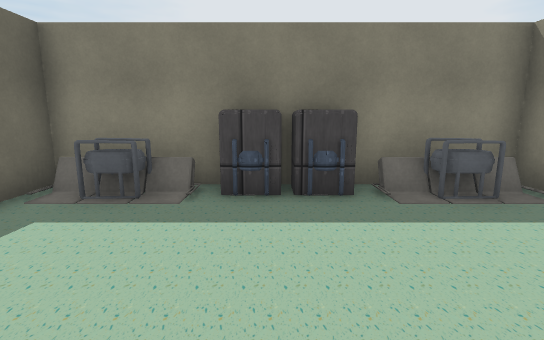
View 1 (above)

18 first-person views from a walk through a scene from a Unity 3-D project. The camera is 1.3 m above the floor, tilts 10° down and sees 85° across. The floor is counted in squares, 1 m on a side. Each view is taken from the middle of a square. On the plan, view 1 faces up. The plan holds only what a view shows up to about 14 squares ahead; the rest is blank. The player character is not drawn. Some animated figures are not drawn. Some surface patterns are stand-ins.

View 2
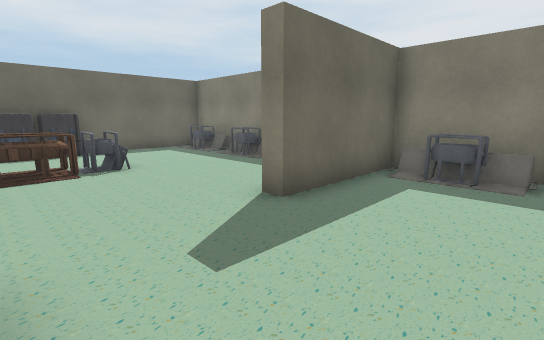

View 3
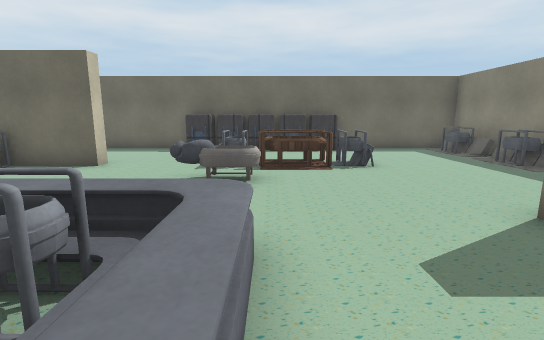

View 4
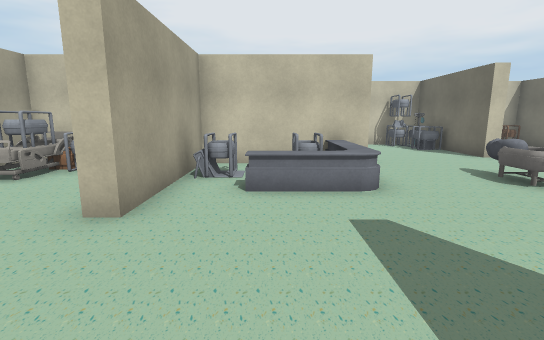

View 5
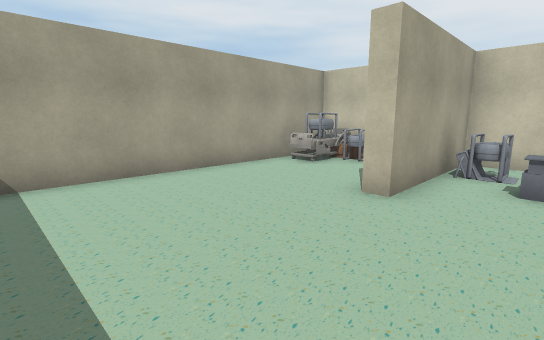

View 6
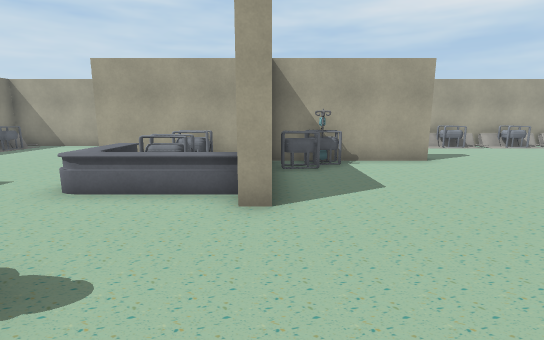

View 7
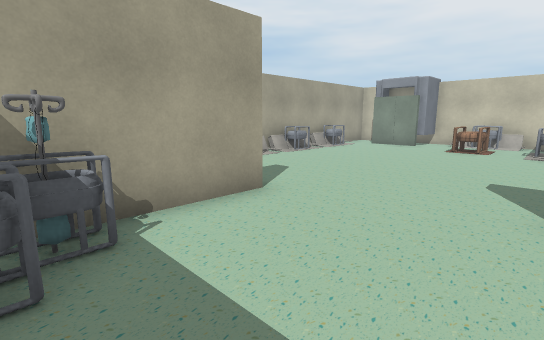

View 8
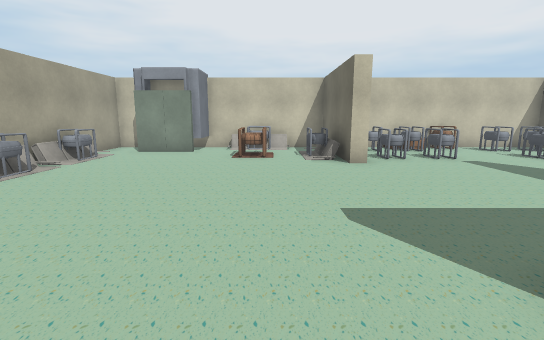

View 9
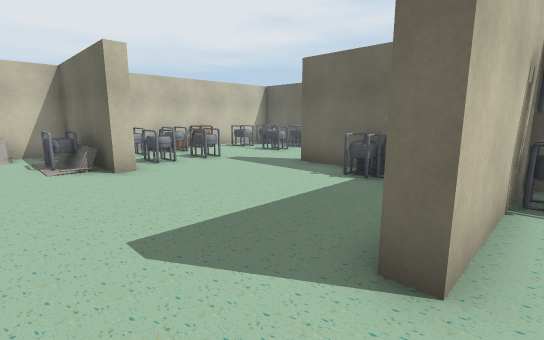

View 10
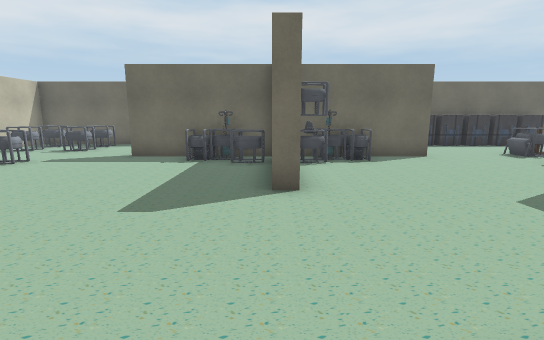

View 11
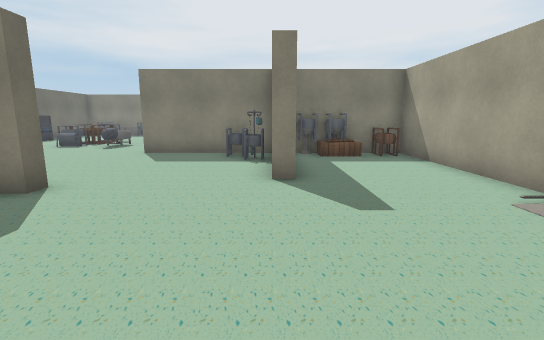

View 12
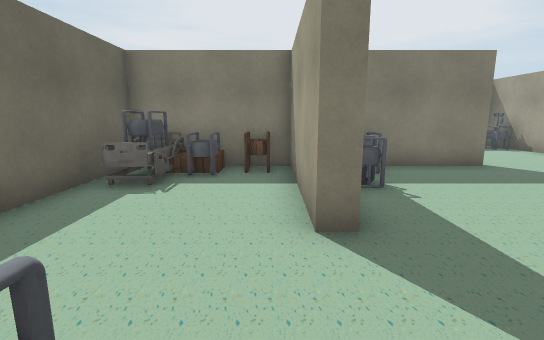

View 13
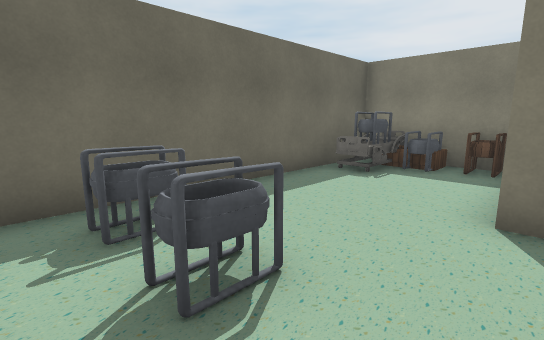

View 14
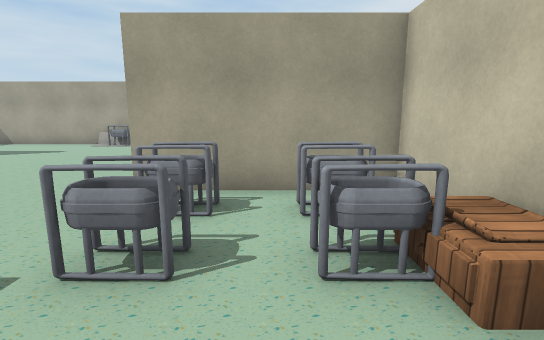

View 15
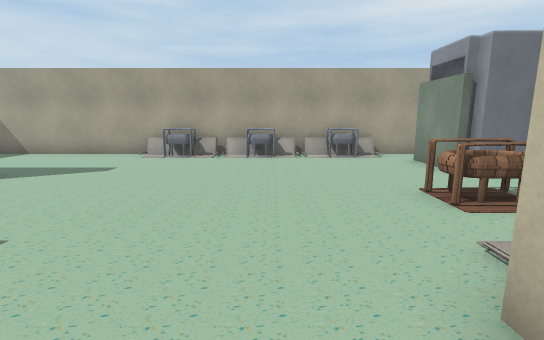

View 16
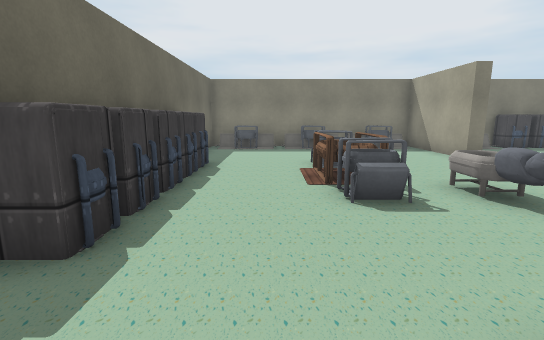

View 17
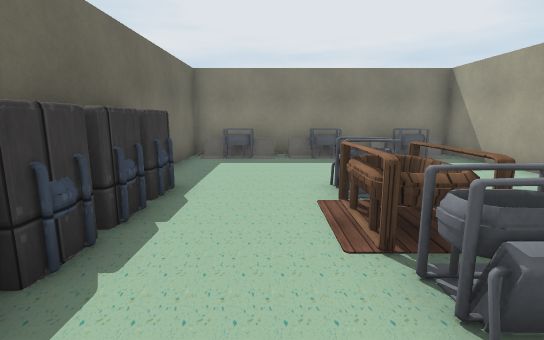

View 18
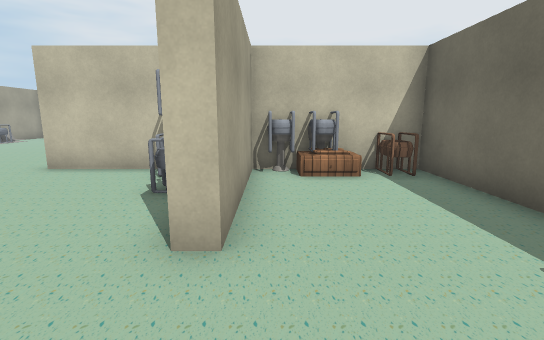

### Floor plan
Points are (right, up) in squares from view 1. A wall is a line through its corners. A room is listed if a view was taken in it or the views show most of it. See-through windows are left out.
Room 1 (views 1, 2, 3, 4, 5, 6, 7, 8, 9, 10, 11, 12, 13, 14, 15, 16, 17, 18)
walls: (-0.6, -7.7) (-0.6, -7.2); (-0.5, -7.7) (-0.6, -7.5) (-0.4, -7.2); (-0.6, -7.4) (-0.5, -7.2); (0.6, -10.8) (0, -10.8) (0, -6) (-4.7, -6) (-4.7, -5.5) (0, -5.5) (0, -0.8) (0.5, -0.8); (-9, -12) (-9, -16.7) (-9.5, -16.7) (-9.5, -12) (-13.7, -12) (-13.7, -21); (2.9, -5.5) (4.7, -5.5) (4.7, 5.8) (-4.2, 5.8) (-4.2, 1.5) (-4.7, 1.5) (-4.7, 5.8) (-13.7, 5.8) (-13.7, -11.5) (-9.5, -11.5) (-9.5, -6.7) (-9, -6.7) (-9, -11.5) (-4.2, -11.5) (-4.2, -12) (-7.6, -12); (3.9, -23.3) (4.7, -23.3) (4.7, -6) (2.4, -6); (-13.9, -23.3) (-4.7, -23.3) (-4.7, -18.5) (-4.2, -18.5) (-4.2, -23.3) (1.5, -23.3)
objects: other object (-13, -22) to (-12, -21); other object (-13, -20) to (-12, -19); other object (-13, -14) to (-13, -13); other object (-13, -11); machine (-13, -5); machine (-13, -4); machine (-13, -3); machine (-13, -2) to (-13, -1); machine (-13, 0); other object (-13, 5) to (-11, 5); other object (-12, -13) to (-10, -13); other object (-11, -22) to (-11, -21); other object (-11, -20) to (-11, -19); other object (-11, -11); other object (-10, -11); other object (-10, -3) to (-9, -3); other object (-10, -2) to (-9, 0); other object (-10, 0); other object (-10, 5) to (-8, 5); other object (-9, -23) to (-9, -22); other object (-8, -21); other object (-8, -20) to (-7, -19); other object (-8, -14); other object (-8, -13); other object (-8, -11); other object (-8, -10); other object (-8, -9); other object (-8, -3) to (-7, -2); other object (-7, -4) to (-7, -3); other object (-7, 5) to (-6, 5); other object (-6, -22) to (-6, -21); other object (-6, -20) to (-6, -19); other object (-4, -21) to (-3, -20); other object (-4, -5) to (-2, -2); other object (-3, 5) to (-2, 5); other object (-2, -23) to (-1, -22); other object (-2, -21) to (-1, -20); other object (-1, -8); other object (-1, -7); other object (-1, -4) to (-1, -3); machine (-1, 5) to (0, 5); other object (1, -22) to (3, -22); other object (1, -7) to (1, -6); other object (1, -5) to (3, -5); machine (1, 5); other object (2, -7) to (2, -6); other object (2, -4) to (3, -4); other object (2, 5) to (4, 5); other object (3, -5) to (4, -3); other object (4, -20) to (4, -19); other object (4, -17) to (4, -16); other object (4, -15) to (4, -13); other object (4, -7)

Where each view was taken, in squares from view 1:
view 1: 0 up, 0 right, facing up
view 2: 2 down, 1 left, facing up-left
view 3: 2 down, 1 left, facing left
view 4: 3 up, 2 left, facing down
view 5: 4 up, 2 left, facing down-right
view 6: 6 down, 9 left, facing right
view 7: 7 down, 4 left, facing down-right
view 8: 10 down, 2 left, facing down
view 9: 11 down, 2 left, facing down-left
view 10: 12 down, 1 right, facing left
view 11: 17 down, 0 right, facing up
view 12: 20 down, 10 left, facing up
view 13: 21 down, 9 left, facing up-left
view 14: 21 down, 10 left, facing right
view 15: 17 down, 6 left, facing right
view 16: 8 down, 11 left, facing up
view 17: 5 down, 11 left, facing up
view 18: 4 down, 10 left, facing down
